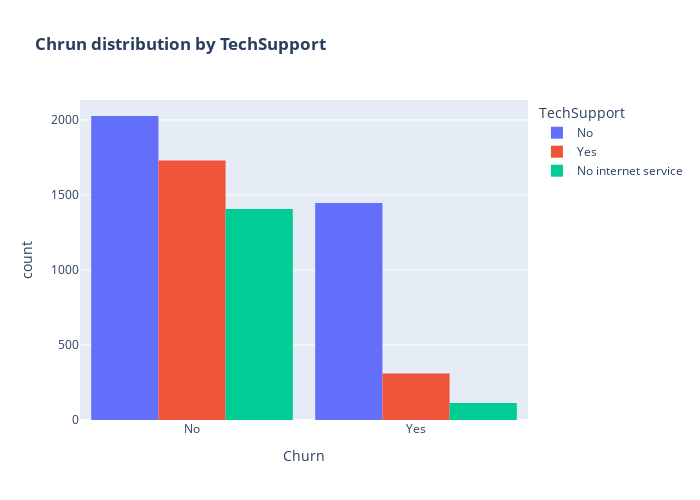

The cell this chart's notebook holds for it:
### Code cell
fig = px.histogram(df, x="Churn", color="TechSupport",barmode="group",  title="<b>Chrun distribution by TechSupport</b>")
fig.update_layout(width=700, height=500, bargap=0.1)
fig.show()

### Figure 1 — Plotly figure (JSON) as saved in the notebook; plotly's stock layout.template omitted (floating-point values rounded to 4 significant figures; data arrays with more than 128 entries replaced by an {"elided": "..."} marker saying what was removed)
{"data": [{"alignmentgroup": "True", "bingroup": "x", "hovertemplate": "TechSupport=No<br>Churn=%{x}<br>count=%{y}<extra></extra>", "legendgroup": "No", "marker": {"color": "#636efa", "pattern": {"shape": ""}}, "name": "No", "offsetgroup": "No", "orientation": "v", "showlegend": true, "type": "histogram", "x": {"elided": "3472 str values"}, "xaxis": "x", "yaxis": "y"}, {"alignmentgroup": "True", "bingroup": "x", "hovertemplate": "TechSupport=Yes<br>Churn=%{x}<br>count=%{y}<extra></extra>", "legendgroup": "Yes", "marker": {"color": "#EF553B", "pattern": {"shape": ""}}, "name": "Yes", "offsetgroup": "Yes", "orientation": "v", "showlegend": true, "type": "histogram", "x": {"elided": "2040 str values"}, "xaxis": "x", "yaxis": "y"}, {"alignmentgroup": "True", "bingroup": "x", "hovertemplate": "TechSupport=No internet service<br>Churn=%{x}<br>count=%{y}<extra></extra>", "legendgroup": "No internet service", "marker": {"color": "#00cc96", "pattern": {"shape": ""}}, "name": "No internet service", "offsetgroup": "No internet service", "orientation": "v", "showlegend": true, "type": "histogram", "x": {"elided": "1520 str values"}, "xaxis": "x", "yaxis": "y"}], "layout": {"bargap": 0.1, "barmode": "group", "height": 500, "legend": {"title": {"text": "TechSupport"}, "tracegroupgap": 0}, "title": {"text": "<b>Chrun distribution by TechSupport</b>"}, "width": 700, "xaxis": {"anchor": "y", "domain": [0, 1], "title": {"text": "Churn"}}, "yaxis": {"anchor": "x", "domain": [0, 1], "title": {"text": "count"}}}}
